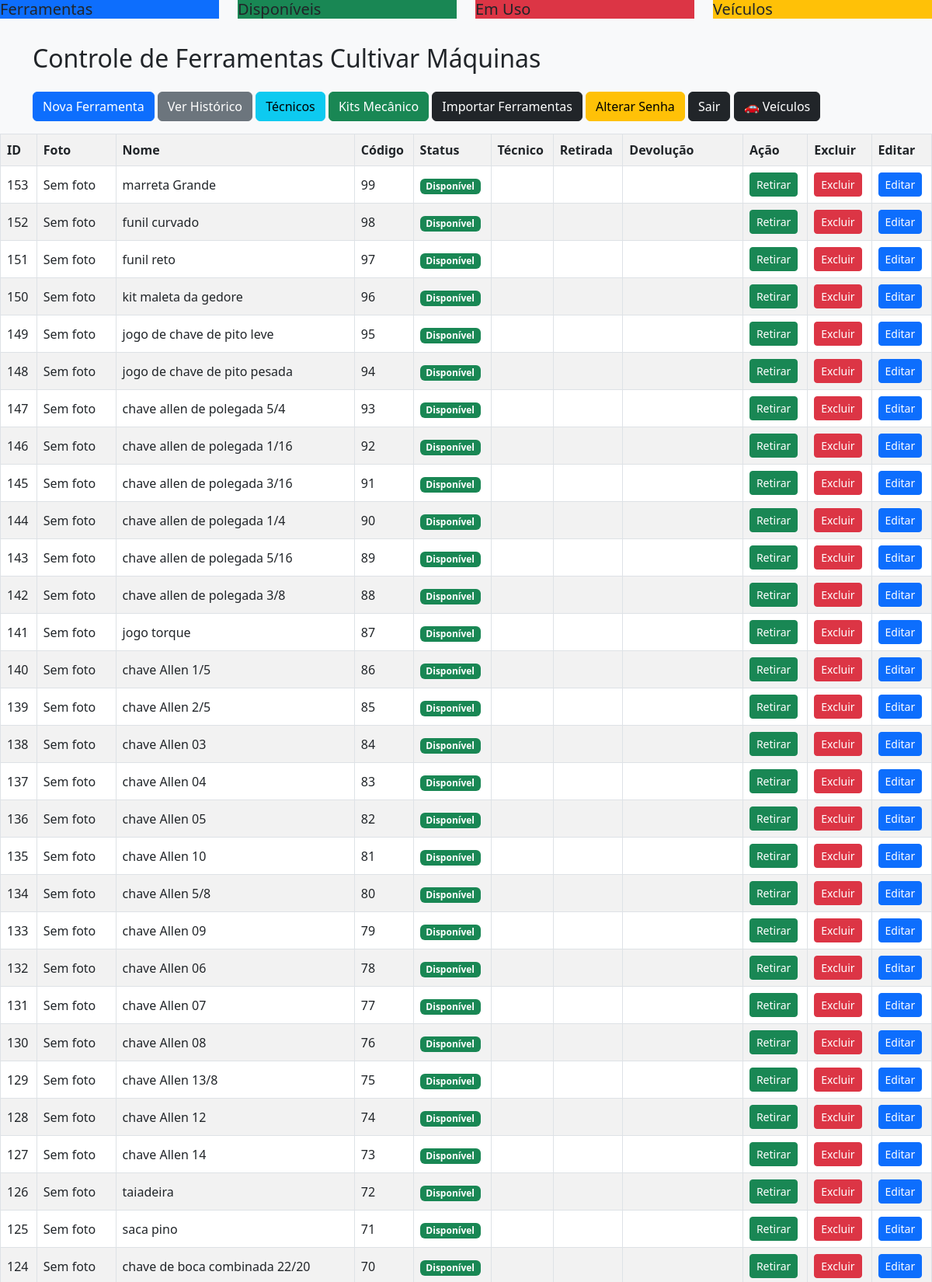
Screenshot of /ferramentas (signed in, upper part) with the database file from the repository.
### tables this page shows
CREATE TABLE ferramentas (
    id INTEGER PRIMARY KEY AUTOINCREMENT,
    nome TEXT,
    codigo TEXT UNIQUE,
    status TEXT,
    tecnico TEXT,
    data_retirada TEXT,
    data_devolucao TEXT,
    foto TEXT,
    assinatura TEXT
);

### app.py (the view)
@app.route("/ferramentas")
def ferramentas():
    if not admin_logado():
        return redirect("/login")
    conn = conectar()
    cursor = conn.cursor()
    cursor.execute("""
        SELECT *
        FROM ferramentas
        ORDER BY id DESC
    """)
    ferramentas = cursor.fetchall()
    conn.close()
    return render_template(
        "index.html",
        ferramentas=ferramentas
    )

### app.py (called while the page is built)
def conectar():
    return sqlite3.connect("database.db")

def admin_logado():
    return "usuario" in session

### templates/index.html (shortened to what this page needs)
<!DOCTYPE html>
<html>
<head>
<link href="https://cdn.jsdelivr.net/npm/bootstrap@5.3.0/dist/css/bootstrap.min.css" rel="stylesheet">
</head>
<div class="row mb-4">
    <div class="col-md-3">
        <div class="card-dashboard bg-primary">
            <h5>Ferramentas</h5>
        </div>
    </div>
    <div class="col-md-3">
        <div class="card-dashboard bg-success">
            <h5>Disponíveis</h5>
        </div>
    </div>
    <div class="col-md-3">
        <div class="card-dashboard bg-danger">
            <h5>Em Uso</h5>
        </div>
    </div>
    <div class="col-md-3">
        <div class="card-dashboard bg-warning">
            <h5>Veículos</h5>
        </div>
    </div>
</div>
<body class="bg-light">
<div class="container mt-4">
    <h2 class="mb-4">Controle de Ferramentas Cultivar Máquinas </h2>
        <div class="mb-3">
    <a href="/nova_ferramenta" class="btn btn-primary">Nova Ferramenta</a>
    <a href="/historico" class="btn btn-secondary">Ver Histórico</a>
    <a href="/tecnicos" class="btn btn-info">Técnicos</a>
    <a href="/kits" class="btn btn-success">Kits Mecânico</a>
    <a href="/importar_ferramentas" class="btn btn-dark">Importar Ferramentas</a>
    <a href="/alterar_senha" class="btn btn-warning">Alterar Senha</a>
    <a href="/logout" class="btn btn-dark">Sair</a>
    <a href="/veiculos" class="btn btn-dark">🚗 Veículos</a>
</div>
    </div>
    <table class="table table-bordered table-striped align-middle">
        <tr>
            <th>ID</th>
            <th>Foto</th>
            <th>Nome</th>
            <th>Código</th>
            <th>Status</th>
            <th>Técnico</th>
            <th>Retirada</th>
            <th>Devolução</th>
            <th>Ação</th>
            <th>Excluir</th>
            <th>Editar</th>
        </tr>
        {% for ferramenta in ferramentas %}
        <tr>
            <td>{{ ferramenta[0] }}</td>
            <td>
                {% if ferramenta[7] %}
                    <img src="{{ url_for('static', filename='uploads/' + ferramenta[7]) }}" width="80">
                {% else %}
                    Sem foto
                {% endif %}
            </td>
            <td>{{ ferramenta[1] }}</td>
            <td>{{ ferramenta[2] }}</td>
            <td>
                {% if ferramenta[3] == "Disponível" %}
                    <span class="badge bg-success">Disponível</span>
                {% else %}
                    <span class="badge bg-danger">Em uso</span>
                {% endif %}
            </td>
            <td>{{ ferramenta[4] }}</td>
            <td>{{ ferramenta[5] }}</td>
            <td>{{ ferramenta[6] }}</td>
            <td>
                {% if ferramenta[3] == "Disponível" %}
                    <a href="/retirar/{{ ferramenta[0] }}" class="btn btn-success btn-sm">Retirar</a>
                {% else %}
                    <a href="/devolver/{{ ferramenta[0] }}" class="btn btn-warning btn-sm">Devolver</a>
                {% endif %}
            </td>
            <td>
                <a href="/excluir_ferramenta/{{ ferramenta[0] }}" class="btn btn-danger btn-sm">Excluir</a>
            </td>
            <td>
                <a href="/editar_ferramenta/{{ ferramenta[0] }}" class="btn btn-primary btn-sm">Editar</a>
            </td>
        </tr>
        {% endfor %}
    </table>
</body>
</html>

### rows the page displays
ferramentas: id "153", foto "Sem foto", nome "marreta Grande", codigo "99", status "Disponível"
ferramentas: id "152", foto "Sem foto", nome "funil curvado", codigo "98", status "Disponível"
ferramentas: id "151", foto "Sem foto", nome "funil reto", codigo "97", status "Disponível"
ferramentas: id "150", foto "Sem foto", nome "kit maleta da gedore", codigo "96", status "Disponível"
ferramentas: id "149", foto "Sem foto", nome "jogo de chave de pito leve", codigo "95", status "Disponível"
ferramentas: id "148", foto "Sem foto", nome "jogo de chave de pito pesada", codigo "94", status "Disponível"
ferramentas: id "147", foto "Sem foto", nome "chave allen de polegada 5/4", codigo "93", status "Disponível"
ferramentas: id "146", foto "Sem foto", nome "chave allen de polegada 1/16", codigo "92", status "Disponível"
ferramentas: id "145", foto "Sem foto", nome "chave allen de polegada 3/16", codigo "91", status "Disponível"
ferramentas: id "144", foto "Sem foto", nome "chave allen de polegada 1/4", codigo "90", status "Disponível"
ferramentas: id "143", foto "Sem foto", nome "chave allen de polegada 5/16", codigo "89", status "Disponível"
ferramentas: id "142", foto "Sem foto", nome "chave allen de polegada 3/8", codigo "88", status "Disponível"
ferramentas: id "141", foto "Sem foto", nome "jogo torque", codigo "87", status "Disponível"
ferramentas: id "140", foto "Sem foto", nome "chave Allen 1/5", codigo "86", status "Disponível"
ferramentas: id "139", foto "Sem foto", nome "chave Allen 2/5", codigo "85", status "Disponível"
ferramentas: id "138", foto "Sem foto", nome "chave Allen 03", codigo "84", status "Disponível"
ferramentas: id "137", foto "Sem foto", nome "chave Allen 04", codigo "83", status "Disponível"
ferramentas: id "136", foto "Sem foto", nome "chave Allen 05", codigo "82", status "Disponível"
ferramentas: id "135", foto "Sem foto", nome "chave Allen 10", codigo "81", status "Disponível"
ferramentas: id "134", foto "Sem foto", nome "chave Allen 5/8", codigo "80", status "Disponível"
ferramentas: id "133", foto "Sem foto", nome "chave Allen 09", codigo "79", status "Disponível"
ferramentas: id "132", foto "Sem foto", nome "chave Allen 06", codigo "78", status "Disponível"
ferramentas: id "131", foto "Sem foto", nome "chave Allen 07", codigo "77", status "Disponível"
ferramentas: id "130", foto "Sem foto", nome "chave Allen 08", codigo "76", status "Disponível"
ferramentas: id "129", foto "Sem foto", nome "chave Allen 13/8", codigo "75", status "Disponível"
ferramentas: id "128", foto "Sem foto", nome "chave Allen 12", codigo "74", status "Disponível"
ferramentas: id "127", foto "Sem foto", nome "chave Allen 14", codigo "73", status "Disponível"
ferramentas: id "126", foto "Sem foto", nome "taiadeira", codigo "72", status "Disponível"
ferramentas: id "125", foto "Sem foto", nome "saca pino", codigo "71", status "Disponível"
ferramentas: id "124", foto "Sem foto", nome "chave de boca combinada 22/20", codigo "70", status "Disponível"
